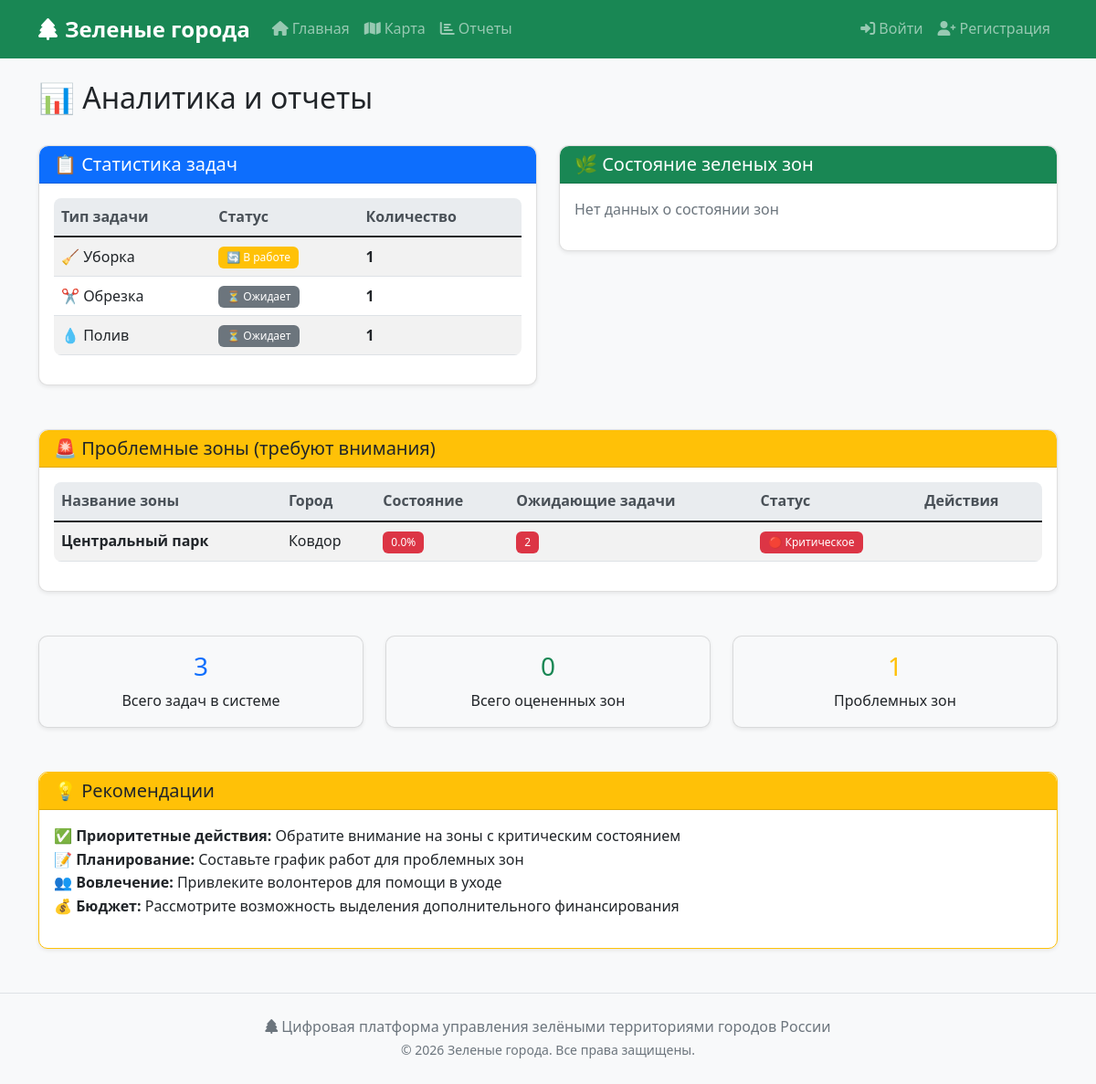
Page /reports on the committed database.
### tables this page shows
CREATE TABLE green_zones (
            id INTEGER PRIMARY KEY AUTOINCREMENT,
            city_id INTEGER NOT NULL,
            name TEXT NOT NULL,
            zone_type TEXT NOT NULL,
            area REAL,
            location TEXT,
            coordinates TEXT,
            created_by INTEGER,
            status TEXT DEFAULT 'pending', -- pending, approved, rejected
            approved_by INTEGER,
            approved_date TIMESTAMP,
            rejection_reason TEXT,
            created_date TIMESTAMP DEFAULT CURRENT_TIMESTAMP,
            FOREIGN KEY (city_id) REFERENCES cities (id),
            FOREIGN KEY (created_by) REFERENCES users (id),
            FOREIGN KEY (approved_by) REFERENCES users (id)
        );

### app.py (the view)
@app.route('/reports')
def reports():
    user_city = get_user_city()
    conn = database.get_db_connection()
    if user_city:
        task_stats = conn.execute('''
            SELECT task_type, status, COUNT(*) as count
            FROM maintenance_tasks
            WHERE city_id = (SELECT id FROM cities WHERE name = ?)
            GROUP BY task_type, status
        ''', (user_city,)).fetchall()
        health_stats = conn.execute('''
            SELECT
                CASE
                    WHEN health_score >= 80 THEN 'Отлично'
                    WHEN health_score >= 60 THEN 'Хорошо'
                    WHEN health_score >= 40 THEN 'Удовлетворительно'
                    ELSE 'Плохо'
                END as health_category,
                COUNT(*) as count
            FROM zone_reports
            WHERE city_id = (SELECT id FROM cities WHERE name = ?)
            GROUP BY health_category
        ''', (user_city,)).fetchall()
        problem_zones = conn.execute('''
            SELECT gz.name, AVG(zr.health_score) as avg_health, COUNT(mt.id) as pending_tasks
            FROM green_zones gz
            LEFT JOIN zone_reports zr ON gz.id = zr.zone_id
            LEFT JOIN maintenance_tasks mt ON gz.id = mt.zone_id AND mt.status = 'pending'
            WHERE gz.city_id = (SELECT id FROM cities WHERE name = ?)
            AND gz.status = 'approved'
            GROUP BY gz.id
            HAVING avg_health < 60 OR pending_tasks > 0
            ORDER BY avg_health ASC, pending_tasks DESC
            LIMIT 5
        ''', (user_city,)).fetchall()
    else:
        task_stats = conn.execute('''
            SELECT task_type, status, COUNT(*) as count
            FROM maintenance_tasks
            GROUP BY task_type, status
        ''').fetchall()
        health_stats = conn.execute('''
            SELECT
                CASE
                    WHEN health_score >= 80 THEN 'Отлично'
                    WHEN health_score >= 60 THEN 'Хорошо'
                    WHEN health_score >= 40 THEN 'Удовлетворительно'
                    ELSE 'Плохо'
                END as health_category,
                COUNT(*) as count
            FROM zone_reports
            GROUP BY health_category
        ''').fetchall()
        problem_zones = conn.execute('''
            SELECT gz.name, c.name as city_name, AVG(zr.health_score) as avg_health, COUNT(mt.id) as pending_tasks
            FROM green_zones gz
            JOIN cities c ON gz.city_id = c.id
            LEFT JOIN zone_reports zr ON gz.id = zr.zone_id
            LEFT JOIN maintenance_tasks mt ON gz.id = mt.zone_id AND mt.status = 'pending'
            WHERE gz.status = 'approved'
            GROUP BY gz.id
            HAVING avg_health < 60 OR pending_tasks > 0
            ORDER BY avg_health ASC, pending_tasks DESC
            LIMIT 5
        ''').fetchall()
    conn.close()
    return render_template('reports.html',
                           task_stats=task_stats,
                           health_stats=health_stats,
                           problem_zones=problem_zones,
                           user_city=user_city)

### app.py (called while the page is built)
def get_user_city():
    return session.get('city', None)

### database.py (called while the page is built)
def get_db_path():
    if 'RENDER' in os.environ:
        return '/tmp/green_city.db'
    return 'green_city.db'

def get_db_connection():
    conn = sqlite3.connect(get_db_path())
    conn.row_factory = sqlite3.Row
    return conn

### templates/reports.html (shortened to what this page needs)
{% extends "base.html" %}
{% block content %}
<div class="d-flex justify-content-between align-items-center mb-4">
    <h2>📊 Аналитика и отчеты</h2>
</div>
<div class="row">
    <div class="col-md-6">
        <div class="card">
            <div class="card-header bg-primary text-white">
                <h5 class="mb-0">📋 Статистика задач</h5>
            </div>
            <div class="card-body">
                {% if task_stats %}
                <div class="table-responsive">
                    <table class="table table-striped">
                        <thead>
                            <tr>
                                <th>Тип задачи</th>
                                <th>Статус</th>
                                <th>Количество</th>
                            </tr>
                        </thead>
                        <tbody>
                            {% for stat in task_stats %}
                            <tr>
                                <td>
                                    {% if stat.task_type == 'watering' %}💧 Полив
                                    {% elif stat.task_type == 'pruning' %}✂️ Обрезка
                                    {% elif stat.task_type == 'cleaning' %}🧹 Уборка
                                    {% elif stat.task_type == 'repair' %}🔧 Ремонт
                                    {% else %}{{ stat.task_type }}{% endif %}
                                </td>
                                <td>
                                    <span class="badge bg-{{ 'success' if stat.status == 'completed' else 'warning' if stat.status == 'in_progress' else 'secondary' }}">
                                        {% if stat.status == 'pending' %}⏳ Ожидает
                                        {% elif stat.status == 'in_progress' %}🔄 В работе
                                        {% elif stat.status == 'completed' %}✅ Завершена
                                        {% else %}{{ stat.status }}{% endif %}
                                    </span>
                                </td>
                                <td><strong>{{ stat.count }}</strong></td>
                            </tr>
                            {% endfor %}
                        </tbody>
                    </table>
                </div>
                {% else %}
                <p class="text-muted">Нет данных о задачах</p>
                {% endif %}
            </div>
        </div>
    </div>
    <div class="col-md-6">
        <div class="card">
            <div class="card-header bg-success text-white">
                <h5 class="mb-0">🌿 Состояние зеленых зон</h5>
            </div>
            <div class="card-body">
                {% if health_stats %}
                <div class="table-responsive">
                    <table class="table table-striped">
                        <thead>
                            <tr>
                                <th>Категория</th>
                                <th>Количество зон</th>
                                <th>Процент</th>
                            </tr>
                        </thead>
                        <tbody>
                            {% set total_zones = health_stats | sum(attribute='count') %}
                            {% for stat in health_stats %}
                            <tr>
                                <td>
                                    <span class="badge bg-{{ 'success' if stat.health_category == 'Отлично' else 'warning' if stat.health_category == 'Хорошо' else 'info' if stat.health_category == 'Удовлетворительно' else 'danger' }}">
                                        {{ stat.health_category }}
                                    </span>
                                </td>
                                <td><strong>{{ stat.count }}</strong></td>
                                <td>
                                    <div class="progress" style="height: 20px;">
                                        <div class="progress-bar bg-{{ 'success' if stat.health_category == 'Отлично' else 'warning' if stat.health_category == 'Хорошо' else 'info' if stat.health_category == 'Удовлетворительно' else 'danger' }}"
                                             style="width: {{ (stat.count / total_zones * 100) if total_zones > 0 else 0 }}%">
                                            {{ "%.1f"|format((stat.count / total_zones * 100) if total_zones > 0 else 0) }}%
                                        </div>
                                    </div>
                                </td>
                            </tr>
                            {% endfor %}
                        </tbody>
                    </table>
                </div>
                {% else %}
                <p class="text-muted">Нет данных о состоянии зон</p>
                {% endif %}
            </div>
        </div>
    </div>
</div>
<div class="row mt-4">
    <div class="col-12">
        <div class="card">
            <div class="card-header bg-warning text-dark">
                <h5 class="mb-0">🚨 Проблемные зоны (требуют внимания)</h5>
            </div>
            <div class="card-body">
                {% if problem_zones %}
                <div class="table-responsive">
                    <table class="table table-striped">
                        <thead>
                            <tr>
                                <th>Название зоны</th>
                                {% if not user_city %}<th>Город</th>{% endif %}
                                <th>Состояние</th>
                                <th>Ожидающие задачи</th>
                                <th>Статус</th>
                                <th>Действия</th>
                            </tr>
                        </thead>
                        <tbody>
                            {% for zone in problem_zones %}
                            <tr>
                                <td><strong>{{ zone.name }}</strong></td>
                                {% if not user_city %}
                                <td>{{ zone.city_name }}</td>
                                {% endif %}
                                <td>
                                    <span class="badge bg-{{ 'success' if (zone.avg_health or 0) >= 80 else 'warning' if (zone.avg_health or 0) >= 60 else 'danger' }}">
                                        {{ "%.1f"|format(zone.avg_health or 0) }}%
                                    </span>
                                </td>
                                <td>
                                    <span class="badge bg-{{ 'danger' if zone.pending_tasks > 0 else 'secondary' }}">
                                        {{ zone.pending_tasks }}
                                    </span>
                                </td>
                                <td>
                                    {% if (zone.avg_health or 0) < 40 %}
                                    <span class="badge bg-danger">🔴 Критическое</span>
                                    {% elif (zone.avg_health or 0) < 60 %}
                                    <span class="badge bg-warning">🟡 Требует внимания</span>
                                    {% else %}
                                    <span class="badge bg-info">🔵 Наблюдение</span>
                                    {% endif %}
                                </td>
                                <td>
                                </td>
                            </tr>
                            {% endfor %}
                        </tbody>
                    </table>
                </div>
                {% endif %}
            </div>
        </div>
    </div>
</div>
<div class="row mt-4">
    <div class="col-md-4">
        <div class="card bg-light">
            <div class="card-body text-center">
                <h3 class="text-primary">{{ task_stats | sum(attribute='count') }}</h3>
                <p class="mb-0">Всего задач в системе</p>
            </div>
        </div>
    </div>
    <div class="col-md-4">
        <div class="card bg-light">
            <div class="card-body text-center">
                <h3 class="text-success">{{ health_stats | sum(attribute='count') }}</h3>
                <p class="mb-0">Всего оцененных зон</p>
            </div>
        </div>
    </div>
    <div class="col-md-4">
        <div class="card bg-light">
            <div class="card-body text-center">
                <h3 class="text-warning">{{ problem_zones | length }}</h3>
                <p class="mb-0">Проблемных зон</p>
            </div>
        </div>
    </div>
</div>
{% if problem_zones %}
<div class="card mt-4 border-warning">
    <div class="card-header bg-warning text-dark">
        <h5 class="mb-0">💡 Рекомендации</h5>
    </div>
    <div class="card-body">
        <ul class="list-unstyled">
            <li>✅ <strong>Приоритетные действия:</strong> Обратите внимание на зоны с критическим состоянием</li>
            <li>📝 <strong>Планирование:</strong> Составьте график работ для проблемных зон</li>
            <li>👥 <strong>Вовлечение:</strong> Привлеките волонтеров для помощи в уходе</li>
            <li>💰 <strong>Бюджет:</strong> Рассмотрите возможность выделения дополнительного финансирования</li>
        </ul>
    </div>
</div>
{% endif %}
{% endblock %}

### static/style.css (style rules this page uses)
body { background-color: #f8f9fa; font-family: 'Segoe UI', Tahoma, Geneva, Verdana, sans-serif; line-height: 1.6; }
.card { box-shadow: 0 0.125rem 0.25rem rgba(0, 0, 0, 0.075); border: 1px solid rgba(0, 0, 0, 0.125); border-radius: 10px; margin-bottom: 1.5rem; transition: all 0.3s ease; }
.card-header { border-radius: 10px 10px 0 0 !important; font-weight: 600; }
.table { border-radius: 8px; overflow: hidden; }
.table th { background-color: #e9ecef; border: none; font-weight: 600; color: #495057; }
.table td { border-color: #dee2e6; vertical-align: middle; }
.badge { font-weight: 500; padding: 0.5em 0.75em; border-radius: 6px; }

### rows in the picture
green_zones: name "Центральный парк", city_name "Ковдор", avg_health "0.0", pending_tasks "2"

### other values in the picture
{{ stat.count }} "1" "1" "1"
{{ task_stats | sum(attribute='count') }} "3"
{{ health_stats | sum(attribute='count') }} "0"
{{ problem_zones | length }} "1"
